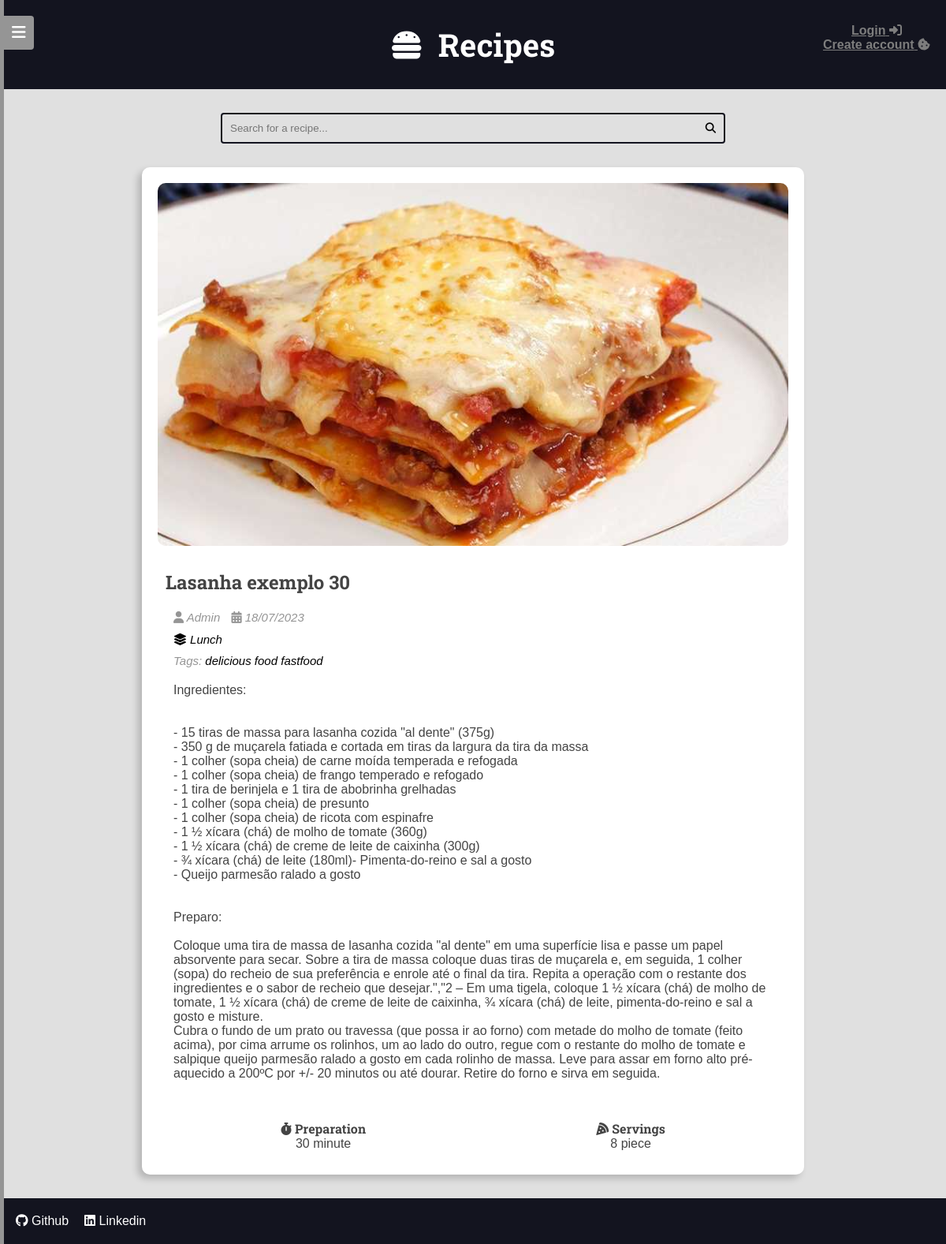
/recipe/30/, run on the app's committed database.
### recipes/models.py (models this page shows, shortened)
class Recipe(models.Model):
    objects = RecipeManager()
    title = models.CharField(max_length=65)
    description = models.CharField(max_length=165)
    slug = models.SlugField(unique=True)
    preparation_time = models.IntegerField()
    preparation_time_unit = models.CharField(max_length=65)
    servings = models.IntegerField()
    servings_unit = models.CharField(max_length=65)
    preparation_steps = models.TextField()
    preparation_steps_is_html = models.BooleanField(default=False)
    created_at = models.DateTimeField(auto_now_add=True)
    updated_at = models.DateTimeField(auto_now=True)
    is_published = models.BooleanField(default=False)
    cover = models.ImageField(
        upload_to="recipes/covers/%Y/%m/%d",
        blank=True,
        editable=True,
        default="",
    )
    category = models.ForeignKey(
        Category,
        on_delete=models.SET_NULL,
        null=True,
        blank=True,
        default=None,
    )
    author = models.ForeignKey(User, on_delete=models.SET_NULL, null=True)
    tag = models.ManyToManyField(Tag, blank=True, default="")
    def get_absolute_url(self):
        return reverse("recipes:details", kwargs={"pk": self.pk})

class Category(models.Model):
    name = models.CharField(max_length=65)
    def get_absolute_url(self):
        return reverse("recipes:category", kwargs={"id": self.id})

### tag/models.py (models this page shows, shortened)
class Tag(models.Model):
    name = models.CharField(max_length=255)
    slug = models.SlugField(unique=True)

### recipes/views/site.py (the view)
# urls.py: path("recipe/<int:pk>/", views.RecipeViewDetail.as_view(), name="details"),
class RecipeViewDetail(DetailView):
    model = Recipe
    context_object_name = "recipe"
    template_name = "recipes/pages/recipe_details.html"
    def get_queryset(self, *args, **kwargs):
        qs = super().get_queryset(*args, **kwargs)
        qs = qs.filter(is_published=True)
        return qs

### recipes/templates/recipes/pages/recipe_details.html (shortened to what this page needs)
{% extends "global/base_template.html" %}
{% block content %}
{% include "global/partials/search.html" %}
  <div class="main-content container main-content-detail">
    {% include "recipes/partials/recipe.html" %}
  </div>
{% endblock content %}

### recipes/templates/recipes/partials/recipe.html (shortened to what this page needs)
<div class="recipe recipe-list-item">
  <div class="recipe-cover">
    {% if recipe.cover %}
      <a href="{{ recipe.get_absolute_url }}">
        <img src="{{ recipe.cover.url }}" alt="temp">
      </a>
    {% endif %}
  </div>
  <div class="recipe-title-container">
    <h2 class="recipe-title">{{ recipe.title }}</h2>
  </div>
  <div class="recipe-author">
    {% if recipe.author.profile %}
      <a href="{% url "authors:profile" recipe.author.profile.id %}">
    {% endif %}
    <span class="recipe-author-item">
      <i class="fas fa-user"></i>
      {{recipe.author.first_name}} {{recipe.author.last_name}}
    </span>
    {% if recipe.author.profile %}
      </a>
    {% endif %}
    <span class="recipe-author-item">
      <i class="fas fa-calendar-alt"></i>
      {{ recipe.created_at|date:"d/m/Y" }}
    </span>
    <p class="recipe-author-item">
      <a href="{{ recipe.category.get_absolute_url }}">
        <i class="fas fa-layer-group"></i>
        <span>{{ recipe.category.name }}</span>
      </a>
    </p>
    {% if not is_recipe_list and recipe.tag.all %}
      <p class="recipe-author-item">
        Tags:
        {% for tag in recipe.tag.all %}
            <a href="{% url 'recipes:tag' tag.slug %}">
                {{ tag.name }}
            </a>
        {% endfor %}
      </p>
    {% endif %}
  </div>
  <div class="recipe-content">
    {% if is_recipe_list %}
      <p>{{ recipe.description }}</p>
    {% else %}
      {% if recipe.preparation_staps_is_html %}
        <p>{{ recipe.preparation_steps|safe }}</p>
      {% else %}
        <p>{{ recipe.preparation_steps|linebreaksbr }}</p>
      {% endif %}
    {% endif %}
  </div>
  <div class="recipe-meta-container">
    <div class="recipe-meta recipe-preparation">
      <h3 class="recipe-meta-title"><i class="fas fa-stopwatch"></i> Preparation</h3>
      <div class="recipe-meta-text">
        {{ recipe.preparation_time }} {{ recipe.preparation_time_unit }}
      </div>
    </div>
    <div class="recipe-meta recipe-servings">
      <h3 class="recipe-meta-title"><i class="fas fa-pizza-slice"></i> Servings</h3>
      <div class="recipe-meta-text">
        {{ recipe.servings }} {{ recipe.servings_unit }}
      </div>
    </div>
  </div>
</div>

### base_static/global/css/style.css (style rules this page uses)
:root { --color-primary: #269fe6; --color-primary-hover: #2086c2; --color-primary-dark: #13141f; --color-primary-dark-hover: #212336; --color-primary-light: #d4ecfa; --color-primary-light-hover: #bdd8e7; --color-white: #fff; --color-black: #000; --color-red: #FF0000; --color-dark-text: #444; --color-info-light: #cce5ff; --color-debug-light: #cce5ff; --color-success-light: #d4edda; --color-alert-light: #fff3cd; --color-warning-light: #fff3cd; --color-error-light: #f8d7da; --color-info-dark: #4d86c4; --color-debug-dark: #4d86c4; --color-success-dark: #4a9c5d; --color-alert-dark: #927f40; --color-warning-dark: #927f40; --color-error-dark: #da525d; --color-gray-0: #f9f9f9; --color-gray-1: #e0e0e0; --color-gray-2: #c7c7c7; --color-gray-3: #aeaeae; --color-gray-4: #959595; --color-gray-5: #7d7d7d; --color-gray-6: #646464; --color-gray-7: #4b4b4b; --color-gray-8: #323232; --color-gray-9: #191919; --font-primary: sans-serif; --font-headings: 'Roboto Slab', serif; --spacing-gutter-large: 4rem; --spacing-gutter-medium: 3rem; --spacing-gutter-small: 2rem; --spacing-gutter-very-small: 1rem; }
* { padding: 0; margin: 0; box-sizing: border-box; }
html { font-size: 62.5%; }
body { background: var(--color-gray-1); font-size: 1.6rem; font-family: var(--font-primary); color: var(--color-dark-text); display: flex; flex-flow: column; min-height: 100vh; position: relative; }
h1, h2, h3, h4, h5, h6 { font-family: var(--font-headings); }
a { text-decoration: none; color: var(--color-black); transition: all 200ms ease-in-out; }
img { max-width: 100%; }
.container { max-width: 144rem; margin: 0 auto; padding: var(--spacing-gutter-medium); }
.main-content { padding-top: 0; display: flex; justify-content: center; }
.recipe-list-item { height: fit-content; max-width: 64rem; min-width: 32rem; position: relative; }
.recipe { background: var(--color-white); box-shadow: -5px 5px 10px rgba(0, 0, 0, .2); transition: all 300ms ease-in-out; border-radius: var(--spacing-gutter-very-small); overflow: hidden; }
.recipe-cover { display: flex; justify-content: center; }
.recipe img { max-width: 100%; height: 100%; background: var(--color-white); }
.main-content-detail { display: grid; grid-template-columns: 84em; grid-template-rows: 100% 15% 6%; }
.main-content-detail img { border-radius: var(--spacing-gutter-very-small); }
.main-content-detail .recipe-cover { padding: var(--spacing-gutter-very-small); height: 30em; }
.recipe-title-container { padding: var(--spacing-gutter-medium); padding: var(--spacing-gutter-small); }
.recipe-author { padding: 0 var(--spacing-gutter-medium); }
.recipe-author p { margin-top: var(--spacing-gutter-very-small); }
.recipe-content { padding: var(--spacing-gutter-medium); padding-top: var(--spacing-gutter-small); }
.recipe-author-item { color: var(--color-gray-4); margin-right: var(--spacing-gutter-very-small); font-style: italic; font-size: 1.5rem; }
.recipe-meta-container { display: flex; flex-flow: row wrap; padding: var(--spacing-gutter-small); }
.recipe-meta { display: flex; flex-flow: column nowrap; flex-grow: 1; flex-shrink: 1; text-align: center; }
.recipe-meta-title { font-size: 1.6rem; }
.main-content-detail .recipe-list-item { max-width: 84rem; margin: 0 auto; padding: var(--spacing-gutter-very-small); }

### data on the page
Recipe: cover (picture), title "Lasanha exemplo 30", author.first_name "Admin", created_at "18/07/2023", category.name "Lunch", preparation_steps "Ingredientes: - 15 tiras de massa para lasanha cozida \"al dente\" (375g) - 350 g de muçarela fatiada e cortada em tiras da largura da tira da massa - 1 colher (sopa cheia) de carne moída temperada e refogada - 1 colher (sopa cheia) de frango temperado e refogado - 1 tira de berinjela e 1 tira de abobrinha grelhadas - 1 colher (sopa cheia) de presunto - 1 colher (sopa cheia) de ricota com espinafre - 1 ½ xícara (chá) de molho de tomate (360g) - 1 ½ xícara (chá) de creme de leite de caixinha (300g) - ¾ xícara (chá) de leite (180ml)- Pimenta-do-reino e sal a gosto - Queijo parmesão ralado a gosto Preparo: Coloque uma tira de massa de lasanha cozida \"al dente\" em uma superfície lisa e passe um…", preparation_time "30", preparation_time_unit "minute", servings "8", servings_unit "piece"
Tag: name "delicious"
Tag: name "food"
Tag: name "fastfood"
